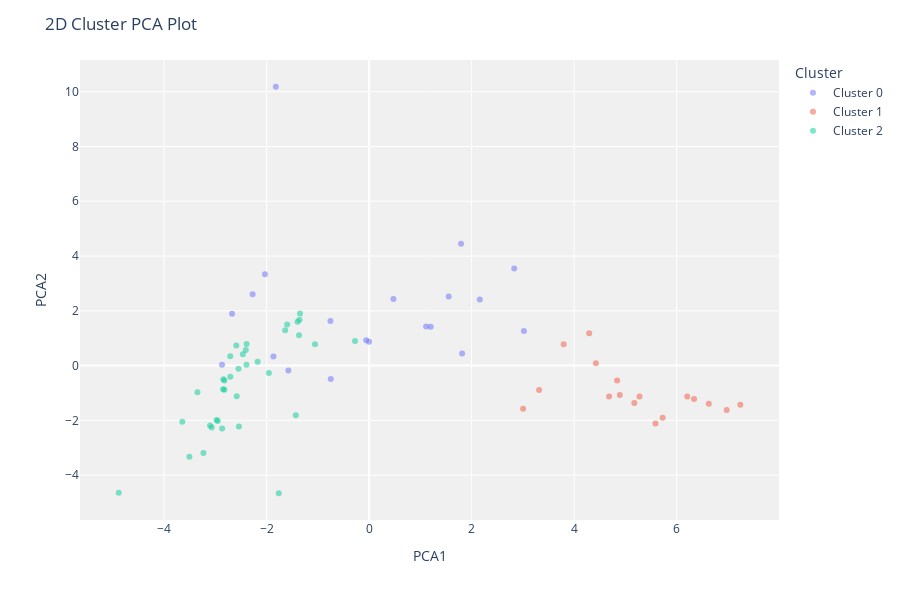

The notebook cell saved with this chart:
### Code cell
plot_model(hierarchicalModel,plot='cluster')

### Figure 1 — Plotly figure (JSON) as saved in the notebook; plotly's stock layout.template omitted (floating-point values rounded to 4 significant figures)
{"data": [{"customdata": [["F"], ["F"], ["F"], ["F"], ["F"], ["M"], ["F"], ["M"], ["F"], ["F"], ["F"], ["F"], ["M"], ["M"], ["F"], ["M"], ["M"], ["F"], ["M"], ["F"]], "hovertemplate": "Cluster=Cluster 0<br>PCA1=%{x}<br>PCA2=%{y}<br>Feature=%{customdata[0]}<extra></extra>", "legendgroup": "Cluster 0", "marker": {"color": "#636efa", "opacity": 0.5, "symbol": "circle"}, "mode": "markers", "name": "Cluster 0", "orientation": "v", "showlegend": true, "textposition": "top center", "type": "scatter", "x": [2.83, 1.201, -0.7489, -2.033, -1.576, 1.551, -0.002971, 3.019, -1.868, -0.05791, 1.112, 0.4741, -2.274, -0.755, -2.674, 1.793, 1.814, 2.158, -1.821, -2.871], "xaxis": "x", "y": [3.545, 1.422, -0.4898, 3.333, -0.1778, 2.526, 0.8679, 1.264, 0.335, 0.9296, 1.424, 2.434, 2.602, 1.624, 1.892, 4.445, 0.4447, 2.415, 10.18, 0.03277], "yaxis": "y"}, {"customdata": [["M"], ["M"], ["M"], ["F"], ["M"], ["F"], ["M"], ["F"], ["F"], ["F"], ["F"], ["F"], ["M"], ["F"], ["F"], ["M"], ["M"]], "hovertemplate": "Cluster=Cluster 1<br>PCA1=%{x}<br>PCA2=%{y}<br>Feature=%{customdata[0]}<extra></extra>", "legendgroup": "Cluster 1", "marker": {"color": "#EF553B", "opacity": 0.5, "symbol": "circle"}, "mode": "markers", "name": "Cluster 1", "orientation": "v", "showlegend": true, "textposition": "top center", "type": "scatter", "x": [4.838, 5.174, 6.206, 5.586, 6.339, 5.726, 5.275, 6.627, 4.294, 4.424, 3.794, 4.681, 6.975, 3.316, 4.89, 7.241, 3.004], "xaxis": "x", "y": [-0.5418, -1.369, -1.13, -2.117, -1.219, -1.901, -1.128, -1.391, 1.177, 0.08805, 0.7834, -1.132, -1.623, -0.8874, -1.071, -1.426, -1.574], "yaxis": "y"}, {"customdata": [["M"], ["F"], ["M"], ["F"], ["M"], ["F"], ["M"], ["F"], ["M"], ["F"], ["M"], ["M"], ["F"], ["F"], ["M"], ["M"], ["M"], ["M"], ["F"], ["M"], ["M"], ["F"], ["M"], ["F"], ["F"], ["F"], ["F"], ["M"], ["M"], ["M"], ["M"], ["F"], ["F"], ["M"], ["F"], ["M"]], "hovertemplate": "Cluster=Cluster 2<br>PCA1=%{x}<br>PCA2=%{y}<br>Feature=%{customdata[0]}<extra></extra>", "legendgroup": "Cluster 2", "marker": {"color": "#00cc96", "opacity": 0.5, "symbol": "circle"}, "mode": "markers", "name": "Cluster 2", "orientation": "v", "showlegend": true, "textposition": "top center", "type": "scatter", "x": [-1.638, -2.464, -2.592, -2.549, -1.431, -2.711, -2.869, -3.104, -1.368, -2.391, -2.585, -3.072, -2.825, -3.647, -4.887, -1.6, -2.394, -1.056, -2.709, -2.956, -2.844, -2.825, -2.851, -1.957, -3.507, -2.541, -1.764, -3.35, -0.2761, -1.35, -2.406, -2.176, -1.397, -1.36, -3.234, -2.975], "xaxis": "x", "y": [1.293, 0.4114, 0.7294, -0.1178, -1.817, 0.3372, -2.297, -2.189, 1.107, 0.7851, -1.12, -2.258, -0.8808, -2.047, -4.641, 1.502, 0.03279, 0.7746, -0.4111, -2.021, -0.5018, -0.5443, -0.8627, -0.2706, -3.329, -2.228, -4.661, -0.9735, 0.9, 1.898, 0.5727, 0.139, 1.602, 1.676, -3.193, -1.985], "yaxis": "y"}], "layout": {"height": 600, "legend": {"title": {"text": "Cluster"}, "tracegroupgap": 0}, "margin": {"t": 60}, "plot_bgcolor": "rgb(240,240,240)", "title": {"text": "2D Cluster PCA Plot"}, "xaxis": {"anchor": "y", "domain": [0, 1], "title": {"text": "PCA1"}}, "yaxis": {"anchor": "x", "domain": [0, 1], "title": {"text": "PCA2"}}}}
